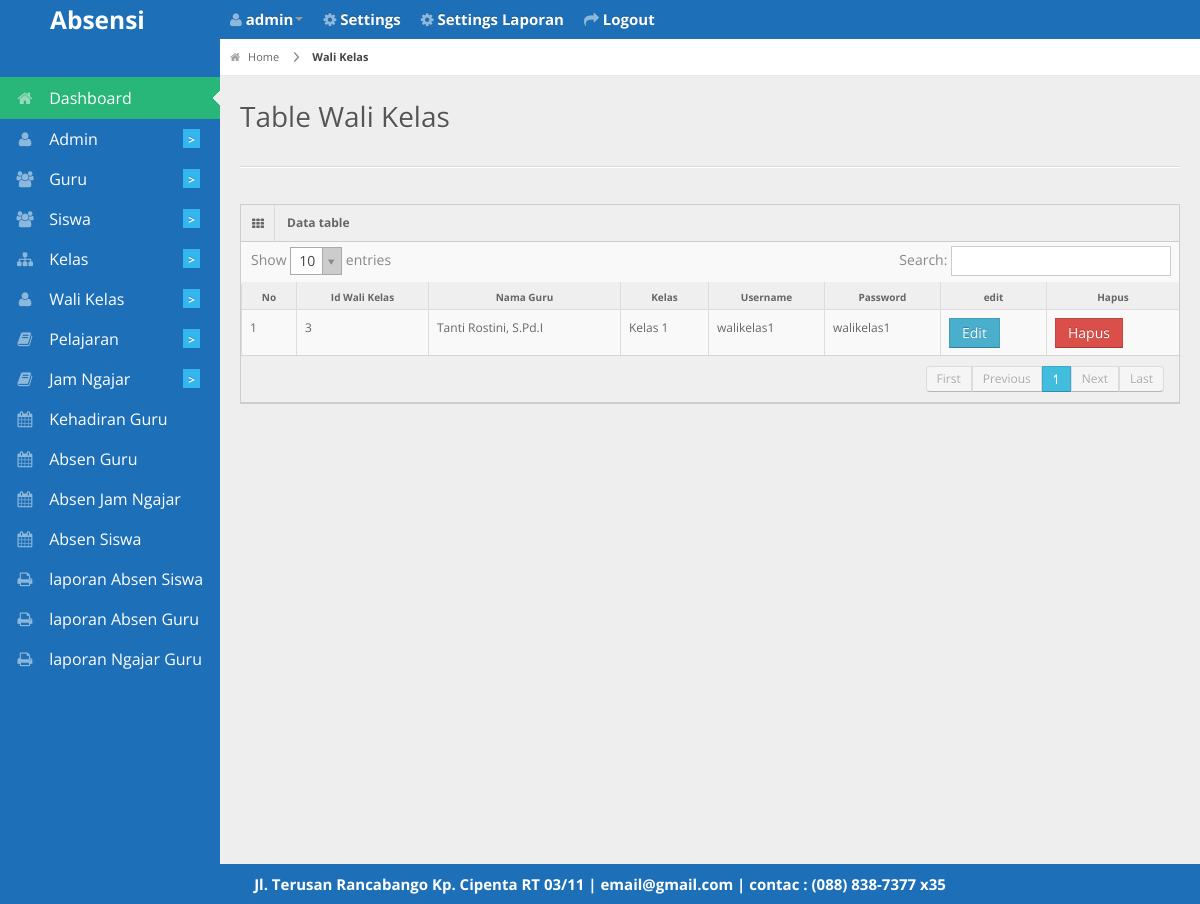
The app's page /admin/tablewali.php (signed in) with its own data.
### tables this page shows
CREATE TABLE `wali_kelas` (
  `id_wali` int(11) NOT NULL,
  `username` varchar(255) NOT NULL,
  `password` varchar(255) NOT NULL,
  `id_guru` int(11) NOT NULL,
  `id_kelas` int(11) NOT NULL
);

CREATE TABLE `guru` (
  `id_guru` int(11) NOT NULL,
  `nip` varchar(255) NOT NULL,
  `nuptk` varchar(255) NOT NULL,
  `nama` varchar(30) NOT NULL,
  `jenis_kelamin` varchar(1) NOT NULL,
  `status` varchar(20) NOT NULL,
  `alamat` varchar(50) NOT NULL,
  `jabatan` varchar(20) NOT NULL,
  `telepon` varchar(50) NOT NULL,
  `tgl_lahir` date NOT NULL
);

CREATE TABLE `kelas` (
  `id_kelas` int(11) NOT NULL,
  `nama_kelas` varchar(30) NOT NULL
);

CREATE TABLE `biodata` (
  `id_biodata` int(11) NOT NULL,
  `nama_sekolah` varchar(255) NOT NULL,
  `alamat` varchar(255) NOT NULL,
  `photo` varchar(255) NOT NULL,
  `email` varchar(255) NOT NULL,
  `telepon` varchar(20) NOT NULL,
  `kota` varchar(50) NOT NULL
);

### admin/tablewali.php (the view, shortened to what this page needs)
<?php
 include '../db/koneksi.php';
 include '../layout/header.php'; ?>
<div id="content">
  <div id="content-header">
    <div id="breadcrumb"> <a href="http://localhost/absensi2/<?php echo $_SESSION['akses']; ?>/" title="Go to Home" class="tip-bottom"><i class="icon-home"></i> Home</a>
      <a href="http://localhost/absensi2/admin/wali" class="current">Wali Kelas</a> </div>
    <h1>Table Wali Kelas</h1>
  </div>
  <div class="container-fluid">
    <hr>
    <div class="row-fluid">
      <div class="span12">
        <div class="widget-box">
          <div class="widget-title"> <span class="icon"><i class="icon-th"></i></span>
            <h5>Data table</h5>
          </div>
          <div class="widget-content nopadding">
            <table class="table table-bordered data-table">
              <thead>
                <tr>
                  <th>No</th>
                  <th>Id Wali Kelas</th>
                  <th>Nama Guru</th>
                  <th>Kelas</th>
                  <th>Username</th>
                  <th>Password</th>
                  <th>edit</th>
                  <th>Hapus</th>
              </tr>
              </thead>
              <tbody>
                <?php
                $query_tampil=mysqli_query($konek,"select * from guru JOIN wali_kelas ON guru.id_guru=wali_kelas.id_guru");
                $no=1; while ($data=mysqli_fetch_array($query_tampil)) {
                 ?>
                <tr class="gradeX">
                  <td><?php echo $no; ?></td>
                  <td><?php echo $data['id_wali']; ?></td>
                  <td><?php echo $data['nama']; ?></td>
                  <td><?php
                  $query_kelas=mysqli_query($konek,"SELECT nama_kelas FROM kelas WHERE id_kelas=$data[id_kelas]");
                  $data_kelas=mysqli_fetch_array($query_kelas);
                  echo $data_kelas['nama_kelas']; ?></td>
                  <td><?php echo $data['username']; ?></td>
                  <td><?php echo $data['password']; ?></td>
                  <td><a href="http://localhost/absensi2/admin/wali/edit/<?PHP echo $data['id_wali']?>"class="btn btn-info">Edit</a></td>
                  <td><a href="http://localhost/absensi2/admin/wali/hapus/<?PHP echo $data['id_wali']?>"class="btn btn-danger">Hapus</a></td>
                </tr>
                <?php $no++; } ?>
              </tbody>
            </table>
          </div>
        </div>
      </div>
    </div>
  </div>
</div>
<?php include '../layout/footer.php'; ?>

### layout/footer.php (shortened to what this page needs)
<div class="row-fluid">
  <div id="footer" class="span12"style="
    color: #fff;
    font-weight: bold;
    font-size: 15px;
">
     <?php echo "$header_photo[alamat] | $header_photo[email] | contac : $header_photo[telepon]"; ?> </div>
</div>
</body>
</html>

### css/matrix-style.css (style rules this page uses)
* { outline:none !important; -moz-outline: none !important; }
html, body { height:100% }
body { overflow-x: hidden; margin-top: -10px; font-family: 'Open Sans', sans-serif; font-size:12px; color:#666; }
a { color:#666; }
select, textarea, input[type="text"], input[type="password"], input[type="datetime"], input[type="datetime-local"], input[type="date"], input[type="month"], input[type="time"], input[type="week"], input[type="number"], input[type="email"], input[type="url"], input[type="search"], input[type="tel"], input[type="color"], .uneditable-input, .label, .dropdown-menu, .btn, .well, .progress, .table-bordered, .btn-group > .btn:first-child, .btn-group > .btn:last-child, .btn-group > .btn:last-child, .btn-group > .dropdown-toggle, .alert { border-radius:0px; }
.btn, textarea, input[type="text"], input[type="password"], input[type="datetime"], input[type="datetime-local"], input[type="date"], input[type="month"], input[type="time"], input[type="week"], input[type="number"], input[type="email"], input[type="url"], input[type="search"], input[type="tel"], input[type="color"], .uneditable-input { box-shadow:none; }
.progress, .progress-success .bar, .progress .bar-success, .progress-warning .bar, .progress .bar-warning, .progress-danger .bar, .progress .bar-danger, .progress-info .bar, .progress .bar-info, .btn, .btn-primary { background-image:none; }
#footer { padding:10px; text-align:center; }
hr { border-top-color:#dadada; }
#content { background: none repeat scroll 0 0 #eeeeee; margin-left: 220px; margin-right: 0; padding-bottom: 25px; position: relative; min-height:100%; width: auto; }
#content-header { position: abslute; width: 100%; margin-top: -38px; z-index: 20; }
#content-header h1 { color: #555555; font-size: 28px; font-weight: normal; float: none; text-shadow: 0 1px 0 #ffffff; margin-left: 20px; position: relative; }
#content-header h1, #content-header .btn-group { margin-top: 20px; }
#breadcrumb { background-color: #fff; border-bottom: 1px solid #e3ebed; }
#breadcrumb a { padding: 8px 20px 8px 10px; display: inline-block; background-image: url('../img/breadcrumb.png'); background-position: center right; background-repeat: no-repeat; font-size: 11px; color: #666666; }
#breadcrumb a:last-child { background-image:none; }
#breadcrumb a.current { font-weight: bold; color: #444444; }
#breadcrumb a i { margin-right: 5px; opacity: .6; }
.stat-boxes .peity_bar_good, .stat-boxes .peity_line_good, { color: #459D1C; }
.widget-box { background: none repeat scroll 0 0 #F9F9F9; border-left: 1px solid #CDCDCD; border-top: 1px solid #CDCDCD; border-right: 1px solid #CDCDCD; clear: both; margin-top: 16px; margin-bottom: 16px; position: relative; }
.widget-title, .modal-header, .table th, div.dataTables_wrapper .ui-widget-header { background:#efefef; border-bottom: 1px solid #CDCDCD; height: 36px; }
.widget-title span.icon { padding: 9px 10px 7px 11px; float: left; border-right:1px solid #dadada; }
.widget-title h5 { color: #666; float: left; font-size: 12px; font-weight: bold; padding: 12px; line-height: 12px; margin: 0; }
.widget-content { padding:15px; border-bottom: 1px solid #cdcdcd; }
.table th { height: auto; font-size: 10px; padding: 5px 10px 2px; border-bottom: 0; text-align: center; color: #666666; }
.nopadding { padding: 0 !important; }
.nopadding .table { margin-bottom: 0; }
.nopadding .table-bordered { border: 0; }

### css/matrix-media.css (style rules this page uses)
body { background: #1d70b8; }

### records on screen
wali_kelas: id_wali "3", id_guru.nama "Tanti Rostini, S.Pd.I", id_kelas.nama_kelas "Kelas 1", username "walikelas1", password "walikelas1"
biodata: alamat "Jl. Terusan Rancabango Kp. Cipenta RT 03/11", email "email@gmail.com", telepon "(088) 838-7377 x35"

### other values on screen
$_SESSION['username'] "admin"
